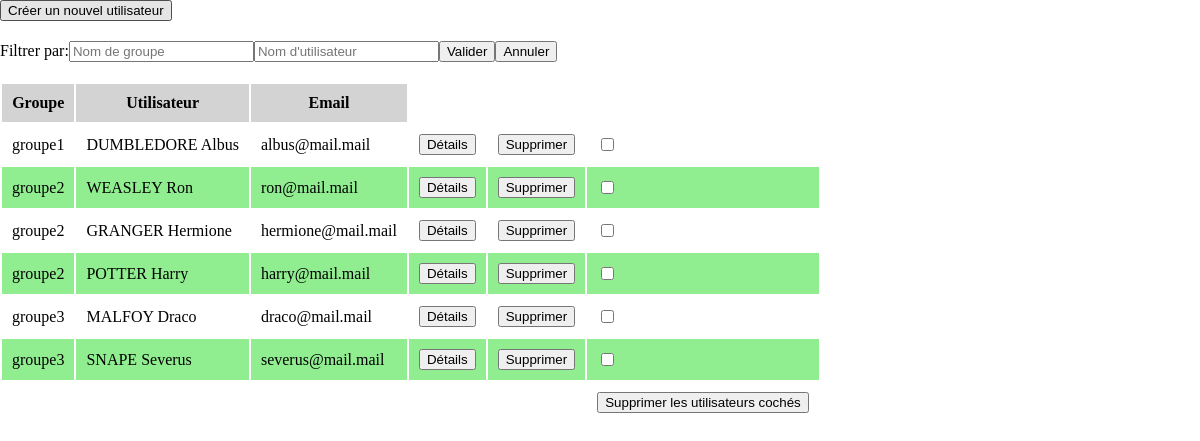
The page / on the database its author committed.
### tables this page shows
CREATE TABLE `utilisateur` (
  `u_id` int(11) NOT NULL,
  `u_nom` varchar(60) DEFAULT NULL,
  `u_prenom` varchar(60) DEFAULT NULL,
  `u_email` varchar(60) DEFAULT NULL,
  `u_dateNaissance` date DEFAULT NULL,
  `u_groupe` int(11) DEFAULT NULL
);

CREATE TABLE `groupe` (
  `g_id` int(11) NOT NULL,
  `g_nom` varchar(60) DEFAULT NULL
);

### controller/UserController.php (called while the page is built, shortened)
<?php
class UserController extends CoreController
{
	public function display(){
		$bdd = new UserModel();
		if(empty($this->parameters['rechGroupe']) && empty($this->parameters['rechNom'])){
			$data = $bdd->selectAll();
		}else{
			$rechNom = htmlentities($this->parameters['rechNom']) ?? null;
			$rechGroupe = htmlentities($this->parameters['rechGroupe']) ?? null;
			$data = $bdd->selectUsersBy($rechGroupe,$rechNom);
		}
		require(VIEWS_PATH . DS . 'displayView.php');
		$view = ob_get_contents();
		require(VIEWS_PATH . DS . 'layout.php');
	}
}

### index.php (called while the page is built, shortened)
<?php
$params = array('controller'=>'user','action'=>'display');
$params = array_merge($params,$_GET);
$controllerName = ucfirst($params['controller']).'Controller';
$action = $params['action'];
if(file_exists(CONTROLLERS_PATH . DS . $controllerName . '.php')){
	$controller = new $controllerName;
}else{
	http_response_code(404);
    include(VIEWS_PATH . DS . '404.php');
    exit;
}
$controller->setParameters($_GET);
if(method_exists($controller, $action)){
	$controller->$action();
}else{
	http_response_code(404);
    include(VIEWS_PATH . DS . '404.php');
    exit;
}

### model/CoreModel.php (called while the page is built, shortened)
<?php
class CoreModel
{
	private static $pdo = NULL;
	public function __construct(){
		if(self::$pdo == NULL){
			self::$pdo = new PDO ('mysql:host=' . DB_HOST . ';dbname=' . DB_NAME . ';charset=utf8', DB_USER, DB_PASS);
			self::$pdo->setAttribute(PDO::ATTR_ERRMODE, PDO::ERRMODE_EXCEPTION);
		}
		return self::$pdo;
	}
	protected function makeStatement($sql, $params = array())
    {
        if(count($params) == 0)
        {
            $statement = self::$pdo->query($sql);
        }
        return $statement;
    }
    protected function makeSelect($sql, $params = array(), $fetchStyle = PDO::FETCH_ASSOC, $fetchArg = NULL)
    {
        $statement = $this->makeStatement($sql, $params);
        $data = is_null($fetchArg) ? $statement->fetchAll($fetchStyle) : $statement->fetchAll($fetchStyle, $fetchArg);
        return $data;
    }
}

### model/UserModel.php (called while the page is built, shortened)
<?php
class UserModel extends CoreModel
{
	public function selectAll(){
		$req = 'SELECT * FROM utilisateur
				INNER JOIN groupe ON g_id = u_groupe
				ORDER BY g_nom ASC';
		return $this->makeSelect($req);
	}
}

### view/displayView.php (the view, shortened to what this page needs)
	<a href=".?controller=user&action=creation"><button>Créer un nouvel utilisateur</button></a>
<?php
createForm();
createTable($data);
function createForm(){
	echo '<form action="." method="GET">';
	echo '<label>Filtrer par:</label>';
	echo '<input type="text" name="rechGroupe" placeholder="Nom de groupe">';
	echo '<input type="text" name="rechNom" placeholder="Nom d\'utilisateur">';
	echo '<input type="submit" value="Valider">';
	echo '<a href="."><button type="button" class="cancel">Annuler</button></a>';
	echo '</form>';
}
function createTable($data){
	echo '<form method="GET" action=".">';
	echo '<table>';
	echo '<thead>';
	echo '<th>Groupe</th><th>Utilisateur</th><th>Email</th>';
	echo '</thead>';
	foreach($data as $value){
		echo '<tr>';
		echo '<td>'.$value['g_nom'].'</td><td>'.strtoupper($value['u_nom']).' '.$value['u_prenom'].'</td><td>'.$value['u_email'].'</td>';
		echo '<td><a href=".?controller=user&action=display&details='.$value['u_id'].'"><button type="button">Détails</button></a></td>';
		echo '<td><a href=".?controller=user&action=supprimer&id='.$value['u_id'].'"><button type="button">Supprimer</button></a></td>';
		echo '<td><input type="checkbox" name="'.$value['u_id'].'" value="supprimer"></td>';
		echo '</tr>';
	}
	echo '<tr>';
	echo '<td colspan=5></td><td><input type="submit" value="Supprimer les utilisateurs cochés"></td>';
	echo '</tr>';
	echo '</table>';
	echo '</form>';
}

### view/layout.php (shortened to what this page needs)
<!DOCTYPE html>
<html>
<head>
	<link rel="stylesheet" type="text/css" href="<?= CSS_PATH . DS . 'user.css' ?>">
</head>
<body>
<?= $view ?>
</body>
</html>

### assets/css/user.css (style rules this page uses)
body { margin: 0; font-family: Verdana; }
td, th { padding: 10px; }
table { float: left; }
table tr:nth-child(even) { background-color: lightgreen; }
thead { background-color: lightgrey; }
form { margin: 20px 0; }
.cancel { float }

### rows shown on the page
utilisateur: groupe.g_nom "groupe1", u_nom "DUMBLEDORE", u_prenom "Albus", u_email "albus@mail.mail"
utilisateur: groupe.g_nom "groupe2", u_nom "WEASLEY", u_prenom "Ron", u_email "ron@mail.mail"
utilisateur: groupe.g_nom "groupe2", u_nom "GRANGER", u_prenom "Hermione", u_email "hermione@mail.mail"
utilisateur: groupe.g_nom "groupe2", u_nom "POTTER", u_prenom "Harry", u_email "harry@mail.mail"
utilisateur: groupe.g_nom "groupe3", u_nom "MALFOY", u_prenom "Draco", u_email "draco@mail.mail"
utilisateur: groupe.g_nom "groupe3", u_nom "SNAPE", u_prenom "Severus", u_email "severus@mail.mail"
